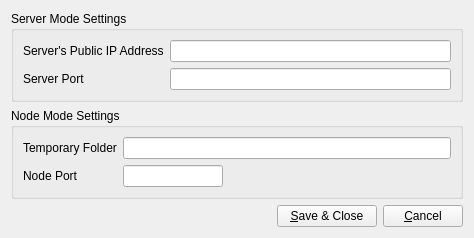
<?xml version="1.0" encoding="UTF-8"?>
<ui version="4.0">
 <class>frmSettings</class>
 <widget class="QWidget" name="frmSettings">
  <property name="windowModality">
   <enum>Qt::ApplicationModal</enum>
  </property>
  <property name="geometry">
   <rect>
    <x>0</x>
    <y>0</y>
    <width>474</width>
    <height>213</height>
   </rect>
  </property>
  <property name="windowTitle">
   <string>System Settings</string>
  </property>
  <layout class="QVBoxLayout" name="verticalLayout">
   <item>
    <widget class="QGroupBox" name="groupBox">
     <property name="title">
      <string>Server Mode Settings</string>
     </property>
     <layout class="QGridLayout" name="gridLayout_2">
      <item row="0" column="0">
       <widget class="QLabel" name="label">
        <property name="toolTip">
         <string>This network's Public IP Address; can be a dynamic DNS url.</string>
        </property>
        <property name="text">
         <string>Server's Public IP Address</string>
        </property>
       </widget>
      </item>
      <item row="0" column="1">
       <widget class="QLineEdit" name="txtServerPublicIP"/>
      </item>
      <item row="1" column="0">
       <widget class="QLabel" name="label_2">
        <property name="toolTip">
         <string>Port that has been forwarded to the system running this server.</string>
        </property>
        <property name="text">
         <string>Server Port</string>
        </property>
       </widget>
      </item>
      <item row="1" column="1">
       <widget class="QLineEdit" name="txtServerPort"/>
      </item>
     </layout>
    </widget>
   </item>
   <item>
    <widget class="QGroupBox" name="groupBox_2">
     <property name="title">
      <string>Node Mode Settings</string>
     </property>
     <layout class="QFormLayout" name="formLayout">
      <item row="0" column="0">
       <widget class="QLabel" name="label_3">
        <property name="text">
         <string>Temporary Folder</string>
        </property>
       </widget>
      </item>
      <item row="0" column="1">
       <widget class="QLineEdit" name="txtTempFolder"/>
      </item>
      <item row="1" column="0">
       <widget class="QLabel" name="label_4">
        <property name="text">
         <string>Node Port</string>
        </property>
       </widget>
      </item>
      <item row="1" column="1">
       <widget class="QLineEdit" name="txtNodePort">
        <property name="maximumSize">
         <size>
          <width>100</width>
          <height>16777215</height>
         </size>
        </property>
       </widget>
      </item>
     </layout>
    </widget>
   </item>
   <item>
    <layout class="QHBoxLayout" name="horizontalLayout">
     <item>
      <spacer name="horizontalSpacer">
       <property name="orientation">
        <enum>Qt::Horizontal</enum>
       </property>
       <property name="sizeHint" stdset="0">
        <size>
         <width>248</width>
         <height>20</height>
        </size>
       </property>
      </spacer>
     </item>
     <item>
      <widget class="QPushButton" name="btnSaveClose">
       <property name="minimumSize">
        <size>
         <width>100</width>
         <height>0</height>
        </size>
       </property>
       <property name="text">
        <string>&amp;Save &amp;&amp; Close</string>
       </property>
      </widget>
     </item>
     <item>
      <widget class="QPushButton" name="btnCancel">
       <property name="text">
        <string>&amp;Cancel</string>
       </property>
      </widget>
     </item>
    </layout>
   </item>
  </layout>
 </widget>
 <resources/>
 <connections/>
</ui>
